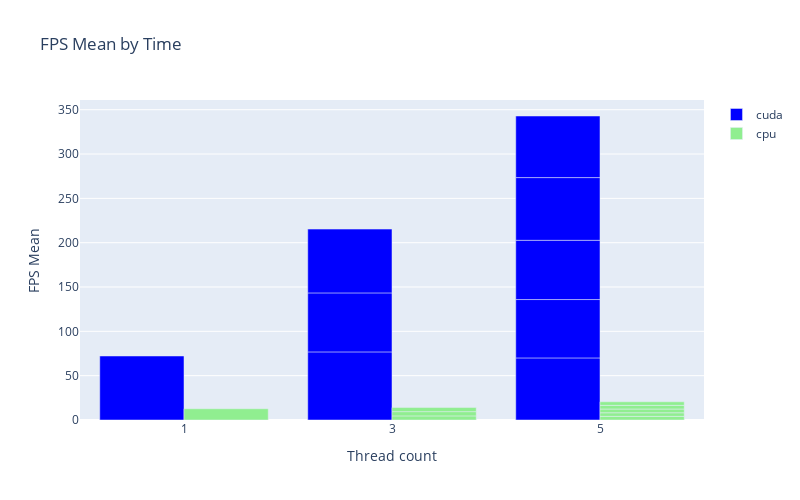

The notebook cell this image was saved under:
### Code cell
import plotly.graph_objs as go

df_cuda = df[df['processing_unit'] == 'cuda']
df_cpu = df[df['processing_unit'] == 'cpu']

fig = go.Figure()
fig.add_trace(go.Bar(x=df_cuda['thread_n'], y=df_cuda['fps_mean'], name='cuda',
                    marker=dict(color='blue')))
fig.add_trace(go.Bar(x=df_cpu['thread_n'], y=df_cpu['fps_mean'], name='cpu',
                    marker=dict(color='lightgreen')))
fig.update_layout(xaxis=dict(title='Thread count'), yaxis=dict(title='FPS Mean'), showlegend=True, bargap=0.19,
                  title='FPS Mean by Time')
fig.update_layout(width=800, height=500)
fig.show()
fig.write_image("metrics/FPS Mean by Time.pdf")

### Figure 1 — Plotly figure (JSON) as saved in the notebook; plotly's stock layout.template omitted (floating-point values rounded to 4 significant figures)
{"data": [{"marker": {"color": "blue"}, "name": "cuda", "type": "bar", "x": [1, 3, 3, 3, 5, 5, 5, 5, 5], "y": [72.2, 76.82, 66.54, 71.97, 70.02, 65.85, 66.83, 70.72, 69.47]}, {"marker": {"color": "lightgreen"}, "name": "cpu", "type": "bar", "x": [1, 3, 3, 3, 5, 5, 5, 5, 5], "y": [12.7, 4.642, 4.791, 4.606, 4.137, 4.019, 4.239, 4.153, 3.993]}], "layout": {"bargap": 0.19, "height": 500, "showlegend": true, "title": {"text": "FPS Mean by Time"}, "width": 800, "xaxis": {"autorange": true, "range": [0, 6], "title": {"text": "Thread count"}, "type": "linear"}, "yaxis": {"autorange": true, "range": [0, 360.9], "title": {"text": "FPS Mean"}, "type": "linear"}}}
